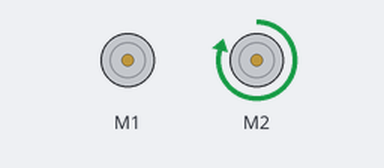
The sketch below on a simulated Arduino Uno, built with avr-gcc and run on an emulated ATmega328P. On the bench: 2 × DC motor (green arrow = forward, orange = backward, longer = faster). What the sketch prints to the serial monitor is not drawn.

Above: at 0.1 s.
Timing chart, 0 to 1.6 s (numbered marks = the images above):
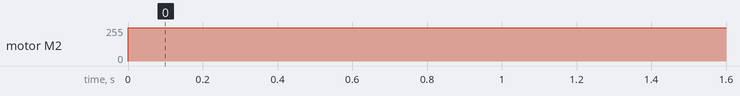

Measured:
- by itself, motor M2: stopped → forward 250/255 at 0.00 s

The sketch:

CircleFollow.ino
```cpp
/****************************************************************
*    _____                _                          __ _       *
*   / _  / __ _ _ __   __| | ___ _ __ ___ _ __ __ _ / _| |_     *
*   \// / / _` | '_ \ / _` |/ _ \ '__/ __| '__/ _` | |_| __|    *
*    / //\ (_| | | | | (_| |  __/ | | (__| | | (_| |  _| |_     *
*   /____/\__,_|_| |_|\__,_|\___|_|  \___|_|  \__,_|_|  \__     *
*                                                               *
*  Project: Stay Inside Circle                                  *
*                                                               *
****************************************************************/

/**************** Global Variables *********************/
#include <MeMCore.h>
#include <Wire.h>
#include <SoftwareSerial.h>
MeLineFollower lineFinder(PORT_2);
MeDCMotor MotorL(M1);
MeDCMotor MotorR(M2);
int moveSpeed = 200;
int turnSpeed = 250;
int randnum = 0;
boolean leftflag,rightflag;
int minSpeed = 45;
int factor = 23;

uint8_t mode = 0;

/************* End of Global Variables *****************/

/********************** Setup **************************/
void setup(){
    leftflag=false;
    rightflag=false;
    randomSeed(analogRead(0));
    Serial.begin(9600);
}
/****************** End of Setup **********************/

/********************** Loop **************************/
void loop() {
  int sensorState = lineFinder.readSensors();
  Serial.println(sensorState);
  if(sensorState==0){
    TurnLeft();
  } else{
    TurnRight();
  }
}
/******************* End of Loop ***********************/

/**************** Moving Functions ********************/
void Forward(){
    MotorL.run(-moveSpeed);
    MotorR.run(moveSpeed);
}

void Backward(){
    MotorL.run(moveSpeed);
    MotorR.run(-moveSpeed);
}

void TurnLeft(){
    MotorL.run(0);
    MotorR.run(turnSpeed);
}

void TurnRight(){
    MotorL.run(-turnSpeed);
    MotorR.run(0);
}

void Stop(){
    MotorL.run(0);
    MotorR.run(0);
}

void ChangeSpeed(int spd){
    moveSpeed = spd;
}
/*********** End of Moving Functions ***************/

/* Copyright(C) 2019 Zandercraft*/
```
